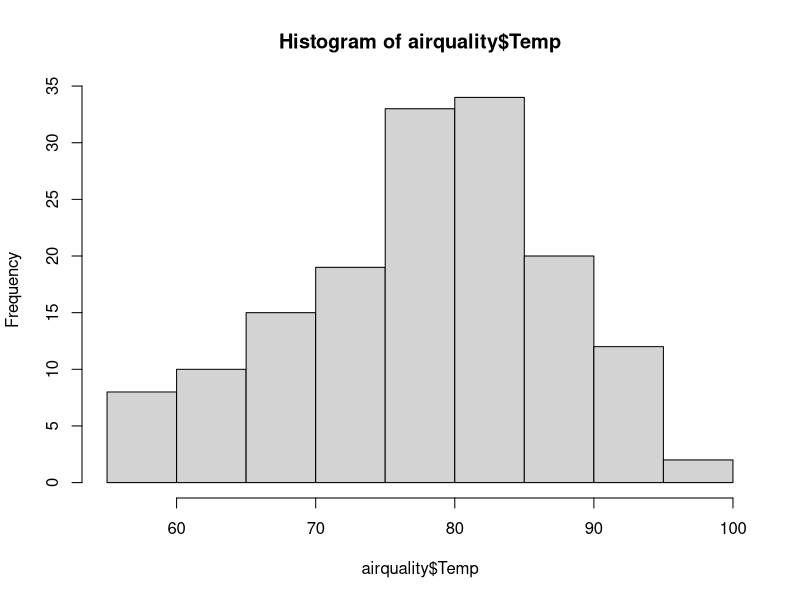
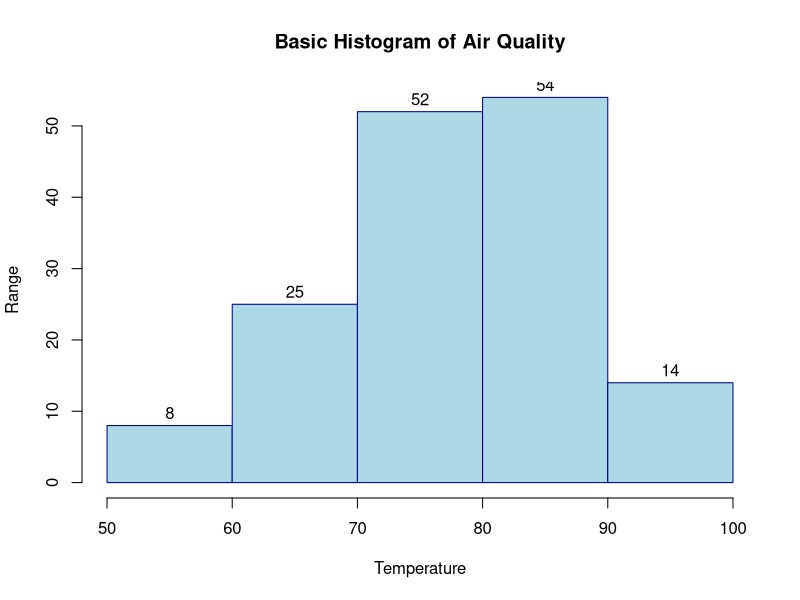
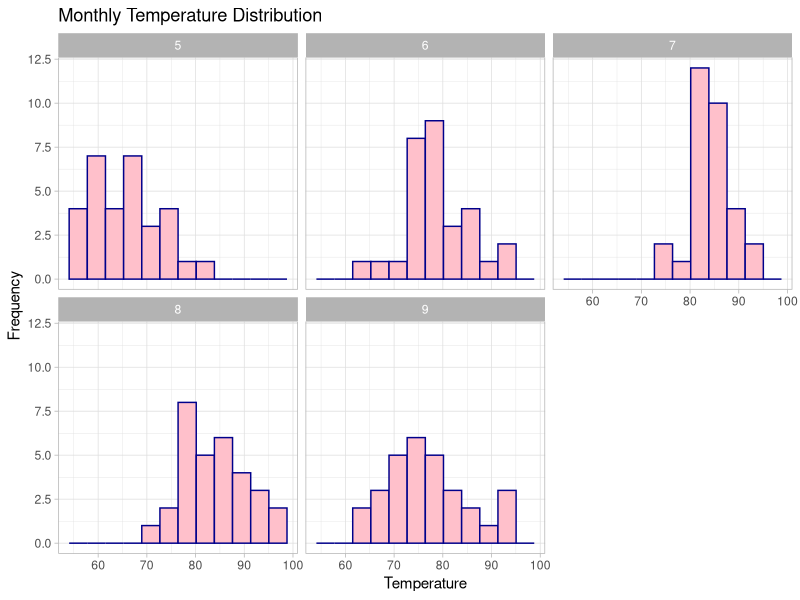

The R script that drew these images, in order:
# Load the built-in airquality dataset
airquality
# Check the class/type of the dataset
class(airquality)
hist(airquality$Temp)
View(airquality)

# Create a customized histogram using base R
hist(airquality$Temp,
     breaks = 5,
     main = "Basic Histogram of Air Quality",
     xlab = "Temperature",
     ylab = "Range",
     labels = TRUE,
     col = "lightblue",
     border = "darkblue"
)

# Load ggplot2 library for advanced visualization
library(ggplot2)

# Create histogram using ggplot2
ggplot(
  airquality,
  aes(x = Temp)
) +
  geom_histogram(
    bins = 12,
    fill = "pink",
    col = "darkblue"
  ) +
  facet_wrap(~ Month) +
  labs(
    title = "Monthly Temperature Distribution",
    x = "Temperature",
    y = "Frequency"
  ) +
  
  # Apply light theme to the plot
  theme_light()
